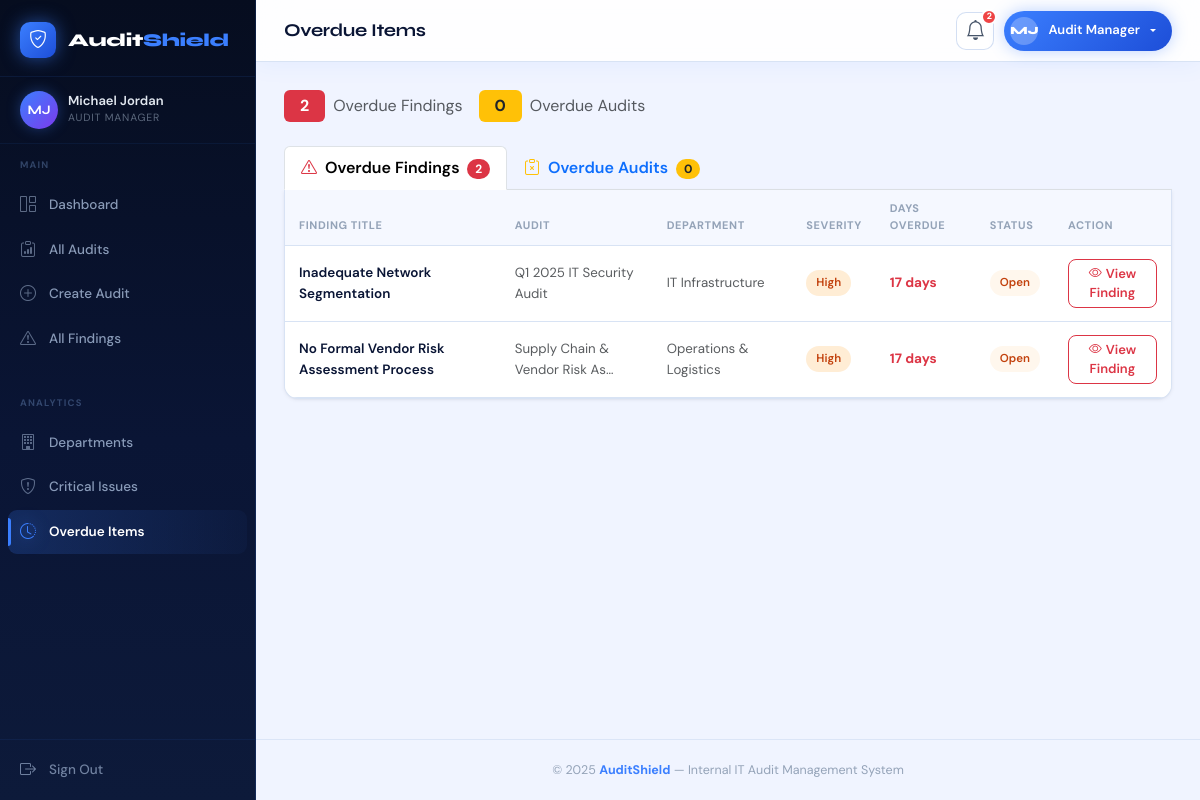
/overdue/ (signed in), run on the app's committed database.
### audits/models.py (models this page shows, shortened)
class Finding(models.Model):
    SEVERITY_CHOICES = [
        ('low', 'Low'),
        ('medium', 'Medium'),
        ('high', 'High'),
        ('critical', 'Critical'),
    ]
    STATUS_CHOICES = [
        ('open', 'Open'),
        ('in_progress', 'In Progress'),
        ('closed', 'Closed'),
    ]
    audit = models.ForeignKey(Audit, on_delete=models.CASCADE, related_name='findings')
    title = models.CharField(max_length=255)
    description = models.TextField()
    severity = models.CharField(max_length=20, choices=SEVERITY_CHOICES)
    recommendation = models.TextField()
    target_closure_date = models.DateField()
    status = models.CharField(max_length=20, choices=STATUS_CHOICES, default='open')
    response_notes = models.TextField(blank=True)
    created_at = models.DateTimeField(auto_now_add=True)
    updated_at = models.DateTimeField(auto_now=True)
    closed_at = models.DateTimeField(null=True, blank=True)
    class Meta:
        ordering = ['-created_at']

class Audit(models.Model):
    STATUS_CHOICES = [
        ('planned', 'Planned'),
        ('ongoing', 'Ongoing'),
        ('closed', 'Closed'),
    ]
    title = models.CharField(max_length=255)
    department = models.ForeignKey(Department, on_delete=models.PROTECT, related_name='audits')
    assigned_auditor = models.ForeignKey(
        User, on_delete=models.SET_NULL, null=True, blank=True, related_name='assigned_audits'
    )
    created_by = models.ForeignKey(
        User, on_delete=models.SET_NULL, null=True, blank=True, related_name='created_audits'
    )
    start_date = models.DateField()
    end_date = models.DateField()
    status = models.CharField(max_length=20, choices=STATUS_CHOICES, default='planned')
    objectives = models.TextField(blank=True)
    scope = models.TextField(blank=True)
    created_at = models.DateTimeField(auto_now_add=True)
    updated_at = models.DateTimeField(auto_now=True)
    class Meta:
        ordering = ['-created_at']

class Department(models.Model):
    name = models.CharField(max_length=150, unique=True)
    description = models.TextField(blank=True)
    head_user = models.ForeignKey(
        User, null=True, blank=True, on_delete=models.SET_NULL, related_name='headed_departments'
    )
    created_at = models.DateTimeField(auto_now_add=True)
    class Meta:
        ordering = ['name']

### audits/views.py (the view)
# urls.py: path('overdue/',            views.overdue_items,        name='overdue_items'),
@never_cache
@login_required
@read_access_required
def overdue_items(request):
    today = date.today()
    overdue_findings = Finding.objects.filter(
        target_closure_date__lt=today
    ).exclude(status='closed').select_related(
        'audit', 'audit__department'
    ).order_by('target_closure_date')
    overdue_audits = Audit.objects.filter(
        end_date__lt=today
    ).exclude(status='closed').select_related(
        'department', 'assigned_auditor'
    ).order_by('end_date')
    overdue_findings = list(overdue_findings)
    overdue_audits = list(overdue_audits)
    for f in overdue_findings:
        f.days_overdue = (today - f.target_closure_date).days
    for a in overdue_audits:
        a.days_overdue = (today - a.end_date).days
    context = {
        'overdue_findings': overdue_findings,
        'overdue_audits': overdue_audits,
        'findings_count': len(overdue_findings),
        'audits_count': len(overdue_audits),
        'page_title': 'Overdue Items',
    }
    return render(request, 'audits/overdue_items.html', context)

### audits/templates/audits/overdue_items.html (shortened to what this page needs)
{% extends 'audits/base.html' %}
{% load static %}
{% block page_title %}Overdue Items{% endblock %}
{% block content %}
<div class="d-flex gap-3 mb-4 flex-wrap">
  <div class="d-flex align-items-center gap-2">
    <span class="badge bg-danger fs-6 px-3 py-2">{{ findings_count }}</span>
    <span class="text-muted">Overdue Finding{{ findings_count|pluralize }}</span>
  </div>
  <div class="d-flex align-items-center gap-2">
    <span class="badge bg-warning text-dark fs-6 px-3 py-2">{{ audits_count }}</span>
    <span class="text-muted">Overdue Audit{{ audits_count|pluralize }}</span>
  </div>
</div>
<ul class="nav nav-tabs mb-0" id="overdueTabs" role="tablist">
  <li class="nav-item" role="presentation">
    <button class="nav-link active fw-semibold" id="findings-tab"
            data-bs-toggle="tab" data-bs-target="#findings-pane"
            type="button" role="tab" aria-controls="findings-pane" aria-selected="true">
      <i class="bi bi-exclamation-triangle me-1 text-danger"></i>
      Overdue Findings
      <span class="badge bg-danger ms-1 rounded-pill">{{ findings_count }}</span>
    </button>
  </li>
  <li class="nav-item" role="presentation">
    <button class="nav-link fw-semibold" id="audits-tab"
            data-bs-toggle="tab" data-bs-target="#audits-pane"
            type="button" role="tab" aria-controls="audits-pane" aria-selected="false">
      <i class="bi bi-clipboard-x me-1 text-warning"></i>
      Overdue Audits
      <span class="badge bg-warning text-dark ms-1 rounded-pill">{{ audits_count }}</span>
    </button>
  </li>
</ul>
<div class="tab-content content-card rounded-top-0 border-top-0">
  <div class="tab-pane fade show active" id="findings-pane" role="tabpanel" aria-labelledby="findings-tab">
    {% if overdue_findings %}
    <div class="table-responsive">
      <table class="table table-modern table-hover mb-0">
        <thead>
          <tr>
            <th class="ps-3">Finding Title</th>
            <th>Audit</th>
            <th>Department</th>
            <th>Severity</th>
            <th>Days Overdue</th>
            <th>Status</th>
            <th>Action</th>
          </tr>
        </thead>
        <tbody>
          {% for finding in overdue_findings %}
          <tr>
            <td class="ps-3">
              <a href="{% url 'finding_detail' finding.pk %}" class="text-decoration-none fw-semibold text-navy">
                {{ finding.title|truncatechars:40 }}
              </a>
            </td>
            <td>
              <a href="{% url 'audit_detail' finding.audit.pk %}" class="text-decoration-none text-muted" style="font-size:0.83rem;">
                {{ finding.audit.title|truncatechars:30 }}
              </a>
            </td>
            <td><span class="text-muted" style="font-size:0.83rem;">{{ finding.audit.department.name }}</span></td>
            <td>
              <span class="severity-badge severity-{{ finding.severity }}">{{ finding.get_severity_display }}</span>
            </td>
            <td>
              <span class="fw-bold text-danger">{{ finding.days_overdue }} day{{ finding.days_overdue|pluralize }}</span>
            </td>
            <td>
              <span class="status-badge status-{{ finding.status }}">{{ finding.get_status_display }}</span>
            </td>
            <td>
              <a href="{% url 'finding_detail' finding.pk %}" class="btn btn-sm btn-outline-danger">
                <i class="bi bi-eye me-1"></i>View Finding
              </a>
            </td>
          </tr>
          {% endfor %}
        </tbody>
      </table>
    </div>
    {% else %}
    <div class="empty-state py-5">
      <i class="bi bi-check-circle-fill text-success" style="font-size:2.5rem;"></i>
      <h6 class="mt-3 text-success">No Overdue Findings!</h6>
      <p class="text-muted">All findings are within their target closure dates.</p>
    </div>
    {% endif %}
  </div>
</div>
{% endblock %}

### audits/templates/audits/base.html (shortened to what this page needs)
{% load static %}
<!DOCTYPE html>
<html lang="en">
<head>
  <link href="https://cdn.jsdelivr.net/npm/bootstrap@5.3.2/dist/css/bootstrap.min.css" rel="stylesheet">
  <link href="https://cdn.jsdelivr.net/npm/bootstrap-icons@1.11.3/font/bootstrap-icons.min.css" rel="stylesheet">
  <link rel="stylesheet" href="{% static 'audits/css/main.css' %}">
</head>
<body class="as-body">
<aside class="as-sidebar">
  <a href="{% url 'dashboard' %}" class="as-brand">
    <div class="as-brand-icon">
      <i class="bi bi-shield-check"></i>
    </div>
    <span class="as-brand-text">Audit<span>Shield</span></span>
  </a>
  <div class="as-user-area">
    <div class="as-avatar">
      {{ request.user.first_name|slice:":1"|upper }}{{ request.user.last_name|slice:":1"|upper }}
    </div>
    <div class="as-user-info">
      <div class="as-user-name">
        {{ request.user.get_full_name|default:request.user.username }}
      </div>
      <div class="as-user-role">
        {% if is_manager %}Audit Manager
        {% elif is_auditee %}Auditee Head
        {% elif is_observer %}Admin Observer
        {% else %}User{% endif %}
      </div>
    </div>
  </div>
  <div class="as-section-label">Main</div>
  <ul class="as-nav">
    <li>
      <a href="{% url 'dashboard' %}" class="as-nav-link">
        <i class="bi bi-grid-1x2"></i> Dashboard
      </a>
    </li>
    <li>
      <a href="{% url 'audit_list' %}" class="as-nav-link">
        <i class="bi bi-clipboard-data"></i> All Audits
      </a>
    </li>
    {% if is_manager %}
    <li>
      <a href="{% url 'audit_create' %}" class="as-nav-link">
        <i class="bi bi-plus-circle"></i> Create Audit
      </a>
    </li>
    {% endif %}
    <li>
      <a href="{% url 'finding_list' %}" class="as-nav-link">
        <i class="bi bi-exclamation-triangle"></i> All Findings
      </a>
    </li>
  </ul>
  {% if is_manager or is_observer %}
  <div class="as-section-label">Analytics</div>
  <ul class="as-nav">
    <li>
      <a href="{% url 'department_analytics' %}" class="as-nav-link">
        <i class="bi bi-building"></i> Departments
      </a>
    </li>
    <li>
      <a href="{% url 'critical_issues' %}" class="as-nav-link">
        <i class="bi bi-shield-exclamation"></i> Critical Issues
      </a>
    </li>
    <li>
      <a href="{% url 'overdue_items' %}" class="as-nav-link">
        <i class="bi bi-clock-history"></i> Overdue Items
      </a>
    </li>
  </ul>
  {% endif %}
  <div class="as-spacer"></div>
  <div class="as-sidebar-footer">
    <a href="{% url 'logout' %}" class="as-signout">
      <i class="bi bi-box-arrow-right"></i>
      <span>Sign Out</span>
    </a>
  </div>
</aside>
<div class="as-main">
  <header class="as-topbar">
    <div class="as-topbar-title">
      {% block page_title %}Dashboard{% endblock %}
    </div>
    <div class="as-topbar-right">
      <a href="{% url 'overdue_items' %}"
         class="as-icon-btn"
         data-bs-toggle="tooltip" title="Overdue Items">
        <i class="bi bi-bell fs-5"></i>
        {% if overdue_count and overdue_count > 0 %}
        <span class="as-notif-badge">{{ overdue_count }}</span>
        {% endif %}
      </a>
      <div class="dropdown">
        <button class="as-user-btn dropdown-toggle"
                type="button" data-bs-toggle="dropdown"
                aria-expanded="false">
          <span class="as-user-btn-avatar">
            {{ request.user.first_name|slice:":1"|upper }}{{ request.user.last_name|slice:":1"|upper }}
          </span>
          <span class="d-none d-md-inline ms-1">
            {% if is_manager %}Audit Manager
            {% elif is_auditee %}Auditee Head
            {% elif is_observer %}Admin Observer
            {% else %}User{% endif %}
          </span>
        </button>
      </div>
    </div>
  </header>
  <div class="as-page-body">
    {% block content %}{% endblock %}
  </div>
  <footer class="as-footer">
    &copy; 2025 <strong style="color:#3b7fff;">AuditShield</strong>
    &mdash; Internal IT Audit Management System
  </footer>
</div>
</body>
</html>

### data on the page
Finding: title "Inadequate Network Segmentation", audit "Q1 2025 IT Security Audit", audit.department.name "IT Infrastructure", severity "High", days_overdue "17", status "Open"
Finding: title "No Formal Vendor Risk Assessment Process", audit "Supply Chain & Vendor Risk As…", audit.department.name "Operations & Logistics", severity "High", days_overdue "17", status "Open"

### other printed values
{{ request.user.first_name|slice:":1"|upper }} "M"
{{ request.user.last_name|slice:":1"|upper }} "J"
{{ request.user.get_full_name|default:request.user.username }} "Michael Jordan"
{{ overdue_count }} "2"
{{ findings_count }} "2"
{{ audits_count }} "0"
